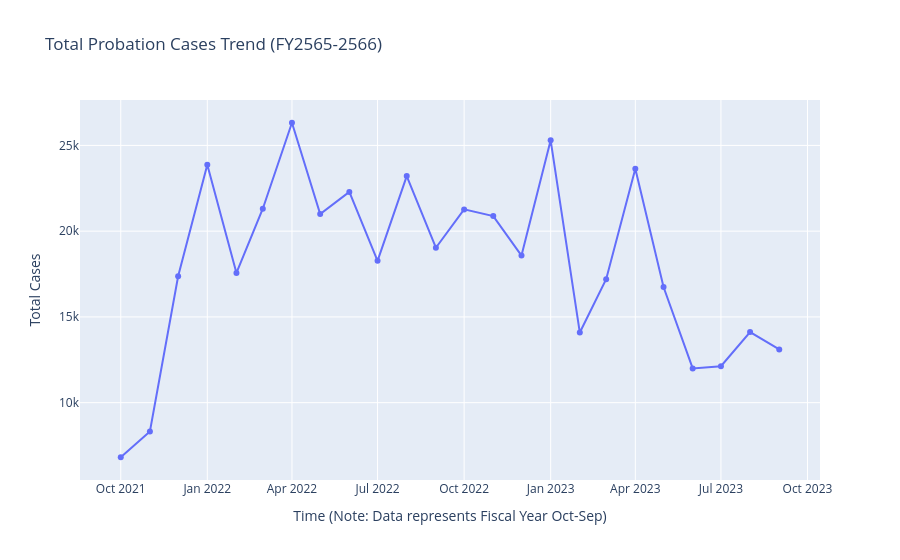

Here is the notebook cell this chart was saved with:
### Markdown cell above
### แผนภาพที่ 3: แนวโน้มจำนวนคดีคุมความประพฤติในแต่ละปีงบประมาณ
เป้าหมาย: วิเคราะห์แนวโน้มรวมของคดีตลอดปีงบประมาณ (Time Series)

### Code cell
df_time = df_long.groupby('Date')['Cases'].sum().reset_index()

fig3 = px.line(df_time, x='Date', y='Cases', markers=True,
               title='Total Probation Cases Trend (FY2565-2566)',
               labels={'Date': 'Time (Fiscal Year 2565-2566)', 'Cases': 'Total Cases'})
fig3.update_layout(xaxis_title='Time (Note: Data represents Fiscal Year Oct-Sep)')
fig3.show()

### Figure 1 — Plotly figure (JSON) as saved in the notebook; plotly's stock layout.template omitted (floating-point values rounded to 4 significant figures)
{"data": [{"hovertemplate": "Time (Fiscal Year 2565-2566)=%{x}<br>Total Cases=%{y}<extra></extra>", "legendgroup": "", "line": {"color": "#636efa", "dash": "solid"}, "marker": {"symbol": "circle"}, "mode": "lines+markers", "name": "", "orientation": "v", "showlegend": false, "type": "scatter", "x": ["2021-10-01T00:00:00.000000000", "2021-11-01T00:00:00.000000000", "2021-12-01T00:00:00.000000000", "2022-01-01T00:00:00.000000000", "2022-02-01T00:00:00.000000000", "2022-03-01T00:00:00.000000000", "2022-04-01T00:00:00.000000000", "2022-05-01T00:00:00.000000000", "2022-06-01T00:00:00.000000000", "2022-07-01T00:00:00.000000000", "2022-08-01T00:00:00.000000000", "2022-09-01T00:00:00.000000000", "2022-10-01T00:00:00.000000000", "2022-11-01T00:00:00.000000000", "2022-12-01T00:00:00.000000000", "2023-01-01T00:00:00.000000000", "2023-02-01T00:00:00.000000000", "2023-03-01T00:00:00.000000000", "2023-04-01T00:00:00.000000000", "2023-05-01T00:00:00.000000000", "2023-06-01T00:00:00.000000000", "2023-07-01T00:00:00.000000000", "2023-08-01T00:00:00.000000000", "2023-09-01T00:00:00.000000000"], "xaxis": "x", "y": [6817, 8325, 17366, 23870, 17565, 21308, 26321, 20994, 22289, 18268, 23209, 19034, 21270, 20880, 18574, 25294, 14088, 17199, 23636, 16739, 11999, 12125, 14114, 13103], "yaxis": "y"}], "layout": {"legend": {"tracegroupgap": 0}, "title": {"text": "Total Probation Cases Trend (FY2565-2566)"}, "xaxis": {"anchor": "y", "domain": [0.0, 1.0], "title": {"text": "Time (Note: Data represents Fiscal Year Oct-Sep)"}}, "yaxis": {"anchor": "x", "domain": [0.0, 1.0], "title": {"text": "Total Cases"}}}}
